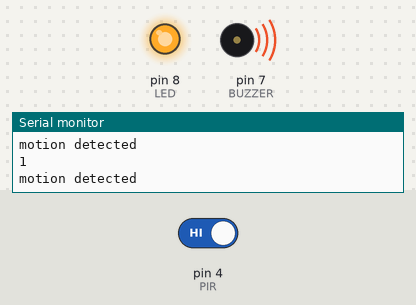
The sketch below on a simulated Arduino Uno, built with avr-gcc and run on an emulated ATmega328P. On the bench: output pins drawn as LEDs (lit = HIGH), buzzer (waves = sounding, pin HIGH), the last lines printed to the serial monitor. The inputs (shaded band) are chosen by the test bench; at power-on: pin 4 (PIR) HIGH.

Above: at 1.8 s.
1.9 s: pin 4 (PIR) driven LOW
At 3.0 s:
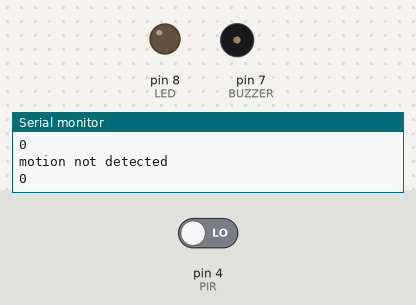
3.5 s: pin 4 (PIR) driven HIGH
At 3.8 s:
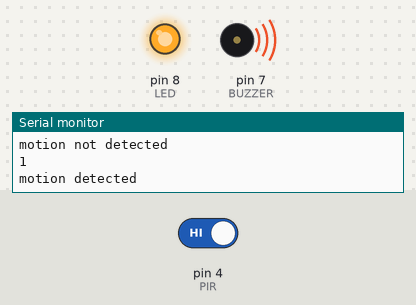
Timing chart, 0 to 6.5 s (numbered marks = the images above; inputs shaded):
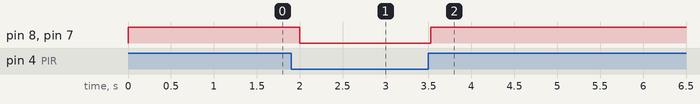

Measured:
- after the input at 1.9 s, pin 8 (LED), pin 7 (BUZZER): HIGH → LOW after 0.10 s
- after the input at 3.5 s, pin 8 (LED), pin 7 (BUZZER): LOW → HIGH at once

The sketch:

arduino_pir_alarm1.ino
```cpp
int LED = 8;
int BUZZER =7;
int PIR = 4;
void setup()
{
  pinMode(LED, OUTPUT);
  pinMode(BUZZER,OUTPUT);
  pinMode(PIR, INPUT);
  Serial.begin(9600);

}

void loop()
{
  int value = digitalRead(PIR);
  Serial.println(value);

  if(value == 0){
    Serial.println("motion not detected");
    digitalWrite(LED, LOW);
    analogWrite(BUZZER,0);
  }
  if(value == 1){
    Serial.println("motion detected");
    digitalWrite(LED, HIGH);
    analogWrite(BUZZER,200);
    delay(500);
  }
}
```
